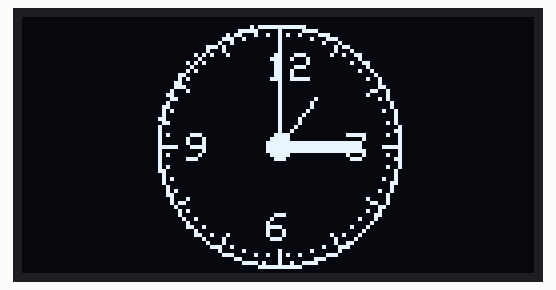
This sketch was run on a simulated Arduino Uno, built with avr-gcc and run on an emulated ATmega328P. On the bench: 128×64 one-colour display.

Above: at 0.2 s.
At 4.3 s:
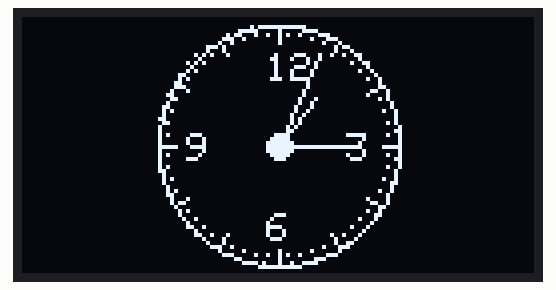
At 9.3 s:
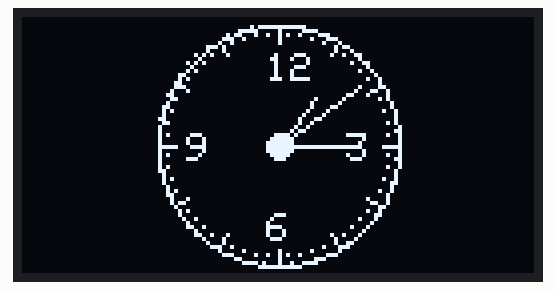
At 19.3 s:
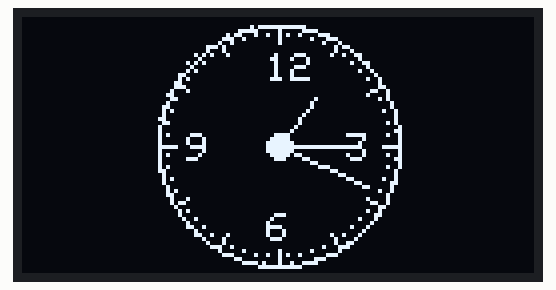
At 28.3 s:
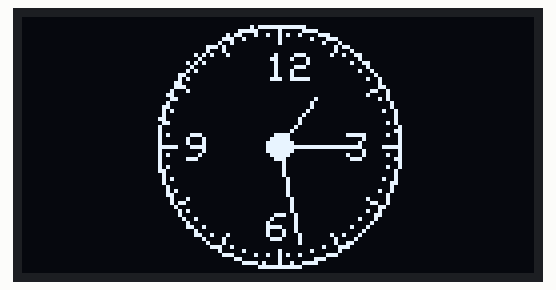
At 38.3 s:
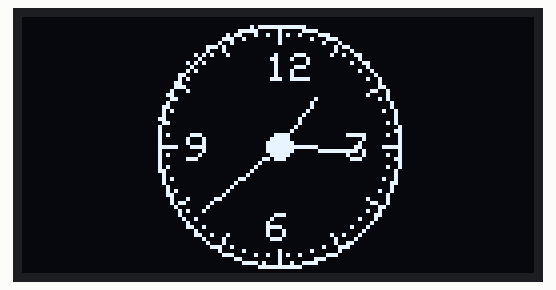

Measured:
- what the display in image 0 shows lasts 1.1 s, from 0.1 s to 1.2 s
- what the display in image 1 shows lasts 1.0 s, from 4.2 s to 5.2 s

The sketch:

SSD1306_AnalogDisplay.ino
```cpp
#include <Wire.h>
#include <Adafruit_GFX.h>
#include <Adafruit_SSD1306.h>

#define SCREEN_WIDTH 128
#define SCREEN_HEIGHT 64
#define OLED_RESET -1
#define CENTER_X 64
#define CENTER_Y 32
#define CLOCK_RADIUS 30

Adafruit_SSD1306 display(SCREEN_WIDTH, SCREEN_HEIGHT, &Wire, OLED_RESET);

// Переменные времени
int hours = 1;
int minutes = 15;
int seconds = 0;
unsigned long lastTime = 0;

// Структура для стрелок
struct Hand {
  float length;
  float width;
  uint16_t color;
};

Hand hourHand = {15, 3, SSD1306_WHITE};
Hand minuteHand = {20, 2, SSD1306_WHITE};
Hand secondHand = {25, 1, SSD1306_WHITE};

void setup() {
  Serial.begin(9600);

  if(!display.begin(SSD1306_SWITCHCAPVCC, 0x3C)) {
    Serial.println(F("SSD1309 allocation failed"));
    for(;;);
  }

  display.clearDisplay();
  drawClockFace();
  updateTime();
  display.display();

  lastTime = millis();
}

void loop() {
  // Обновляем время каждую секунду
  if(millis() - lastTime >= 1000) {
    lastTime = millis();
    seconds++;

    if(seconds >= 60) {
      seconds = 0;
      minutes++;
      if(minutes >= 60) {
        minutes = 0;
        hours++;
        if(hours >= 12) hours = 0;
      }
    }

    updateTime();
  }
}

// Рисуем циферблат
void drawClockFace() {
  display.clearDisplay();

  // Внешний круг
  display.drawCircle(CENTER_X, CENTER_Y, CLOCK_RADIUS, SSD1306_WHITE);

  // Часовые метки
  for(int i = 0; i < 12; i++) {
    float angle = i * PI/6 - PI/2; // 30 градусов между метками
    int innerX = CENTER_X + (CLOCK_RADIUS - 4) * cos(angle);
    int innerY = CENTER_Y + (CLOCK_RADIUS - 4) * sin(angle);
    int outerX = CENTER_X + CLOCK_RADIUS * cos(angle);
    int outerY = CENTER_Y + CLOCK_RADIUS * sin(angle);

    display.drawLine(innerX, innerY, outerX, outerY, SSD1306_WHITE);

    // Цифры (для 3, 6, 9, 12)
    if(i % 3 == 0) {
      int numX = CENTER_X + (CLOCK_RADIUS - 10) * cos(angle) - 3;
      int numY = CENTER_Y + (CLOCK_RADIUS - 10) * sin(angle) - 3;

      display.setCursor(numX, numY);
      display.setTextSize(1);
      display.setTextColor(SSD1306_WHITE);

      int number = (i == 0) ? 12 : i;
      display.print(number);
    }
  }

  // Минутные метки
  for(int i = 0; i < 60; i++) {
    if(i % 5 != 0) { // Пропускаем часовые метки
      float angle = i * PI/30 - PI/2;
      int x1 = CENTER_X + (CLOCK_RADIUS - 2) * cos(angle);
      int y1 = CENTER_Y + (CLOCK_RADIUS - 2) * sin(angle);
      int x2 = CENTER_X + CLOCK_RADIUS * cos(angle);
      int y2 = CENTER_Y + CLOCK_RADIUS * sin(angle);

      display.drawPixel(x1, y1, SSD1306_WHITE);
      display.drawPixel(x2, y2, SSD1306_WHITE);
    }
  }
}

// Рисуем стрелку
void drawHand(float angle, Hand hand) {
  int x = CENTER_X + hand.length * cos(angle);
  int y = CENTER_Y + hand.length * sin(angle);

  // Основная линия стрелки
  display.drawLine(CENTER_X, CENTER_Y, x, y, hand.color);

  // Утолщение стрелки (рисуем дополнительные линии для ширины)
  if(hand.width > 1) {
    for(int i = 1; i <= hand.width/2; i++) {
      // Смещение перпендикулярно направлению стрелки
      float perpAngle = angle + PI/2;
      int dx = i * cos(perpAngle);
      int dy = i * sin(perpAngle);

      display.drawLine(CENTER_X + dx, CENTER_Y + dy, x + dx, y + dy, hand.color);
      display.drawLine(CENTER_X - dx, CENTER_Y - dy, x - dx, y - dy, hand.color);
    }
  }

  // Центральная точка
  display.fillCircle(CENTER_X, CENTER_Y, 3, SSD1306_WHITE);
}

// Обновляем время и стрелки
void updateTime() {
  // Пересчитываем углы
  float secondAngle = seconds * PI/30 - PI/2;
  float minuteAngle = minutes * PI/30 - PI/2 + seconds * PI/1800; // Плавное движение
  float hourAngle = hours * PI/6 - PI/2 + minutes * PI/360; // Плавное движение

  // Рисуем циферблат
  drawClockFace();

  // Рисуем стрелки (в порядке: часовая, минутная, секундная)
  drawHand(hourAngle, hourHand);
  drawHand(minuteAngle, minuteHand);

  // Секундная стрелка красным (если поддерживается цвет)
  display.drawLine(CENTER_X, CENTER_Y,
                   CENTER_X + secondHand.length * cos(secondAngle),
                   CENTER_Y + secondHand.length * sin(secondAngle),
                   SSD1306_WHITE);

  // Центральная точка
  display.fillCircle(CENTER_X, CENTER_Y, 3, SSD1306_WHITE);

  // Отображаем цифровое время внизу
  // display.setCursor(40, 55);
  // display.setTextSize(1);
  // display.print(formatTime(hours));
  // display.print(":");
  // display.print(formatTime(minutes));
  // display.print(":");
  // display.print(formatTime(seconds));

  display.display();
}

// Форматирование времени (добавляем ведущий ноль)
// String formatTime(int value) {
//   if(value < 10) {
//     return "0" + String(value);
//   }
//   return String(value);
// }
```
